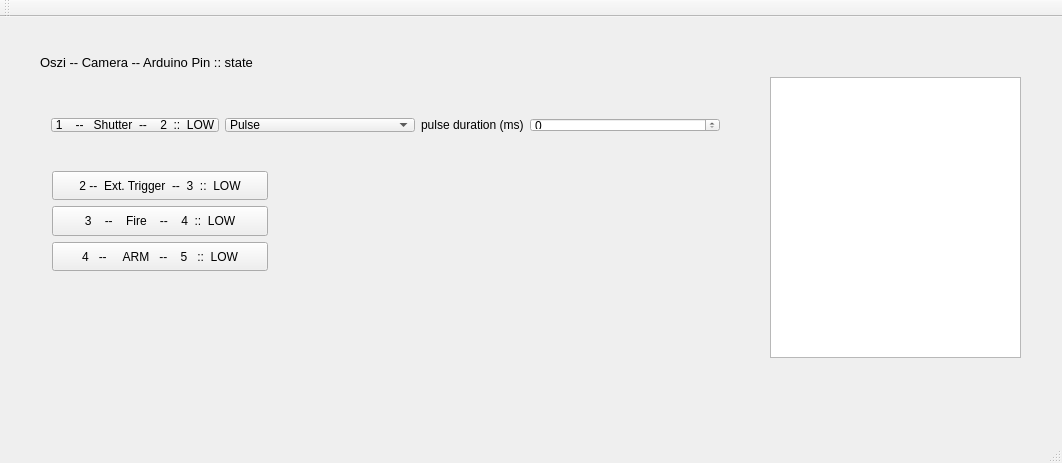
<?xml version="1.0" encoding="UTF-8"?>
<ui version="4.0">
 <class>MainWindow</class>
 <widget class="QMainWindow" name="MainWindow">
  <property name="geometry">
   <rect>
    <x>0</x>
    <y>0</y>
    <width>1062</width>
    <height>463</height>
   </rect>
  </property>
  <property name="windowTitle">
   <string>MainWindow</string>
  </property>
  <widget class="QWidget" name="centralWidget">
   <widget class="QPlainTextEdit" name="plainTextEdit_fromArduino">
    <property name="geometry">
     <rect>
      <x>770</x>
      <y>60</y>
      <width>251</width>
      <height>281</height>
     </rect>
    </property>
   </widget>
   <widget class="QLabel" name="label">
    <property name="geometry">
     <rect>
      <x>40</x>
      <y>30</y>
      <width>331</width>
      <height>31</height>
     </rect>
    </property>
    <property name="text">
     <string>&lt;html&gt;&lt;head/&gt;&lt;body&gt;&lt;p&gt;&lt;span style=&quot; font-size:10pt;&quot;&gt;Oszi -- Camera -- Arduino Pin :: state&lt;/span&gt;&lt;/p&gt;&lt;/body&gt;&lt;/html&gt;</string>
    </property>
   </widget>
   <widget class="QWidget" name="">
    <property name="geometry">
     <rect>
      <x>40</x>
      <y>90</y>
      <width>691</width>
      <height>36</height>
     </rect>
    </property>
    <layout class="QHBoxLayout" name="horizontalLayout">
     <item>
      <widget class="QPushButton" name="pushButton_dig2">
       <property name="sizePolicy">
        <sizepolicy hsizetype="Minimum" vsizetype="Expanding">
         <horstretch>0</horstretch>
         <verstretch>0</verstretch>
        </sizepolicy>
       </property>
       <property name="text">
        <string>1    --   Shutter  --    2  ::  LOW</string>
       </property>
      </widget>
     </item>
     <item>
      <widget class="QComboBox" name="comboBox_pulseHighLow_dig2">
       <property name="sizePolicy">
        <sizepolicy hsizetype="Expanding" vsizetype="Expanding">
         <horstretch>0</horstretch>
         <verstretch>0</verstretch>
        </sizepolicy>
       </property>
       <item>
        <property name="text">
         <string>Pulse</string>
        </property>
       </item>
       <item>
        <property name="text">
         <string>High/Low</string>
        </property>
       </item>
      </widget>
     </item>
     <item>
      <widget class="QLabel" name="label_spinBox_pulsDuration_dig2">
       <property name="enabled">
        <bool>true</bool>
       </property>
       <property name="text">
        <string>pulse duration (ms)</string>
       </property>
      </widget>
     </item>
     <item>
      <widget class="QSpinBox" name="spinBox_pulseDuration_dig2">
       <property name="enabled">
        <bool>true</bool>
       </property>
       <property name="sizePolicy">
        <sizepolicy hsizetype="Expanding" vsizetype="Expanding">
         <horstretch>0</horstretch>
         <verstretch>0</verstretch>
        </sizepolicy>
       </property>
      </widget>
     </item>
    </layout>
   </widget>
   <widget class="QWidget" name="">
    <property name="geometry">
     <rect>
      <x>41</x>
      <y>143</y>
      <width>238</width>
      <height>122</height>
     </rect>
    </property>
    <layout class="QVBoxLayout" name="verticalLayout">
     <item>
      <widget class="QPushButton" name="pushButton_dig3">
       <property name="sizePolicy">
        <sizepolicy hsizetype="Minimum" vsizetype="Expanding">
         <horstretch>0</horstretch>
         <verstretch>0</verstretch>
        </sizepolicy>
       </property>
       <property name="text">
        <string>2 --  Ext. Trigger  --  3  ::  LOW</string>
       </property>
      </widget>
     </item>
     <item>
      <widget class="QPushButton" name="pushButton_dig4">
       <property name="sizePolicy">
        <sizepolicy hsizetype="Minimum" vsizetype="Expanding">
         <horstretch>0</horstretch>
         <verstretch>0</verstretch>
        </sizepolicy>
       </property>
       <property name="text">
        <string>3    --    Fire    --    4  ::  LOW</string>
       </property>
      </widget>
     </item>
     <item>
      <widget class="QPushButton" name="pushButton_dig5">
       <property name="sizePolicy">
        <sizepolicy hsizetype="Minimum" vsizetype="Expanding">
         <horstretch>0</horstretch>
         <verstretch>0</verstretch>
        </sizepolicy>
       </property>
       <property name="text">
        <string>4   --     ARM   --    5   ::  LOW</string>
       </property>
      </widget>
     </item>
    </layout>
   </widget>
  </widget>
  <widget class="QMenuBar" name="menuBar">
   <property name="geometry">
    <rect>
     <x>0</x>
     <y>0</y>
     <width>1062</width>
     <height>43</height>
    </rect>
   </property>
  </widget>
  <widget class="QToolBar" name="mainToolBar">
   <attribute name="toolBarArea">
    <enum>TopToolBarArea</enum>
   </attribute>
   <attribute name="toolBarBreak">
    <bool>false</bool>
   </attribute>
  </widget>
  <widget class="QStatusBar" name="statusBar"/>
 </widget>
 <layoutdefault spacing="6" margin="11"/>
 <resources/>
 <connections/>
</ui>
